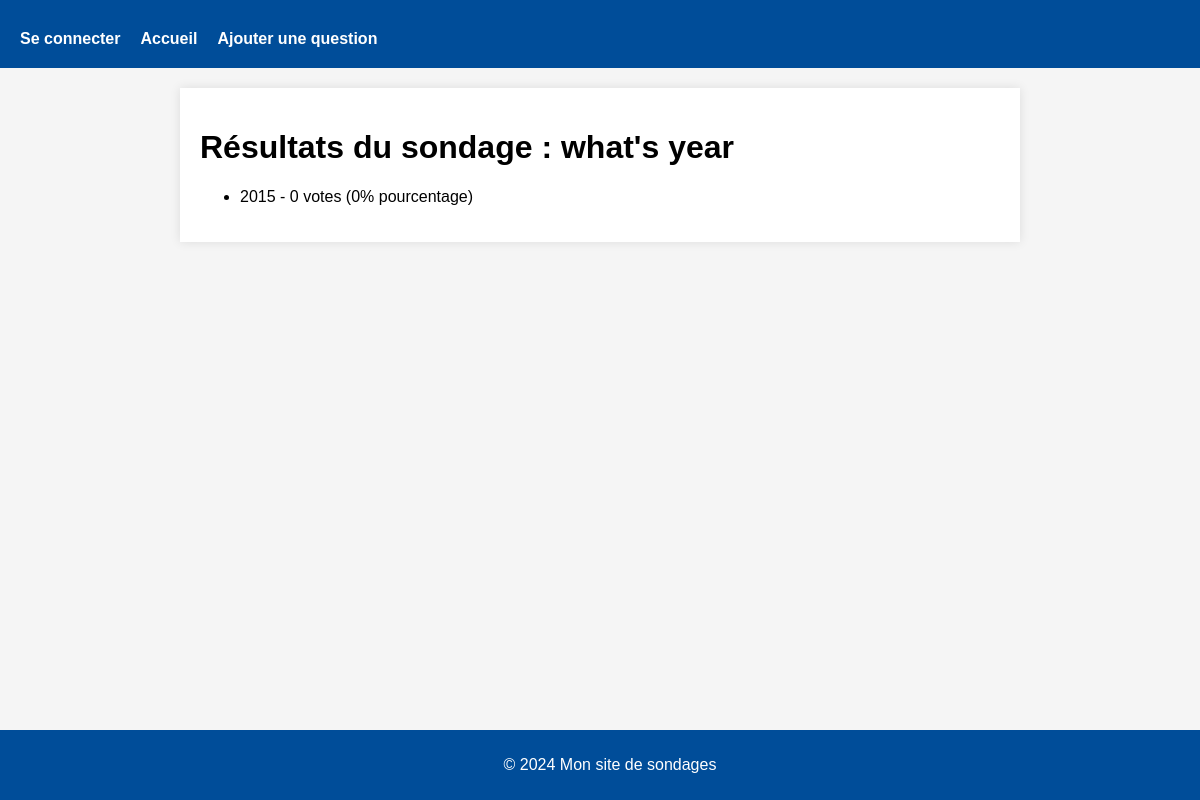
The page /polls/2/frequency/ on the database as committed earlier.
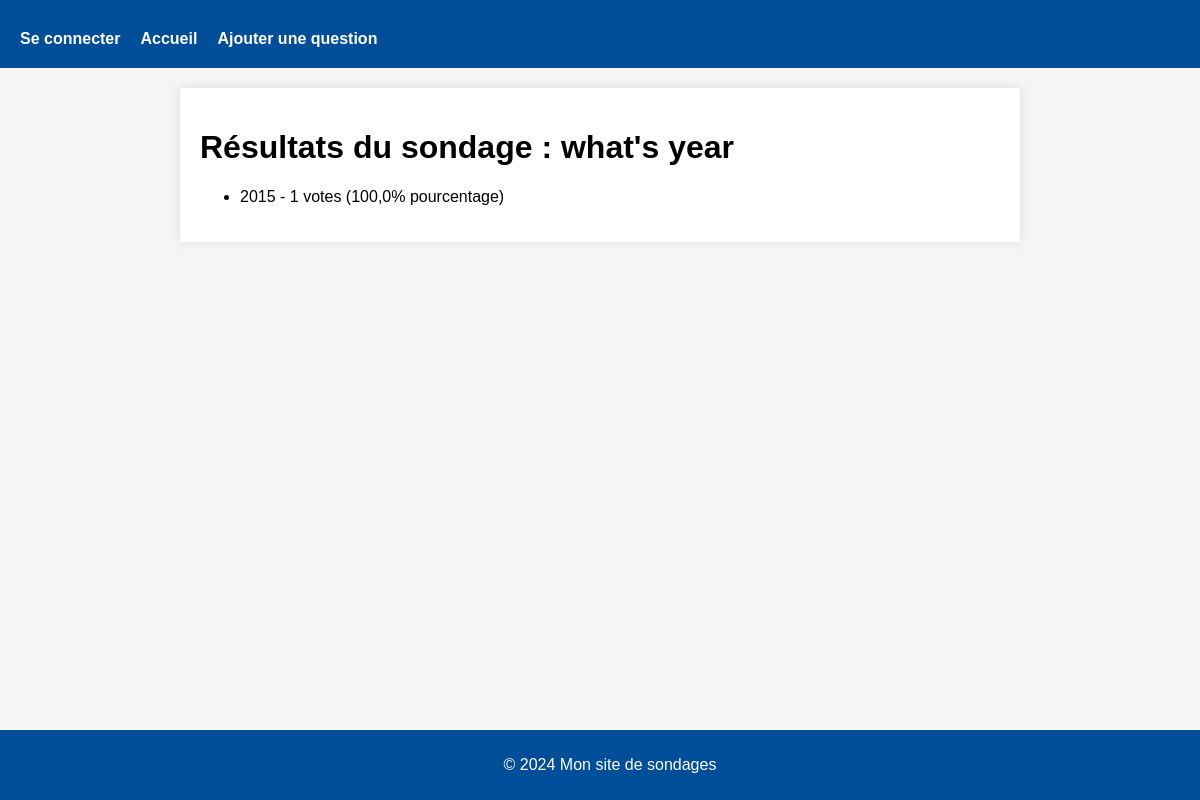
The same page on the database as committed later.
### polls/models.py (models this page shows, shortened)
class Question(models.Model):
    question_text = models.CharField(max_length=200)
    pub_date = models.DateTimeField("date published")
    def get_choices(self):
        choices = self.choice_set.all()
        total_votes = sum(choice.votes for choice in choices)
        results = []
        for choice in choices:
            votes = choice.votes
            percent = (votes / total_votes * 100) if total_votes > 0 else 0
            results.append((choice, votes, percent))
        return results

class Choice(models.Model):
    question = models.ForeignKey(Question, on_delete=models.CASCADE)
    choice_text = models.CharField(max_length=200)
    votes = models.IntegerField(default=0)

### polls/views.py (the view)
# urls.py: path('<int:question_id>/frequency/', views.FrequencyView.as_view(), name='frequency'),
class FrequencyView(generic.DetailView):
    model = Question
    template_name = "polls/frequency.html"
    pk_url_kwarg = 'question_id'
    def get_context_data(self, **kwargs):
        context = super().get_context_data(**kwargs)
        question = self.get_object()
        context['choices'] = question.get_choices()
        return context

### polls/templates/polls/frequency.html (shortened to what this page needs)
{% extends "base.html" %}
{% block main %}
<h1>Résultats du sondage : {{ question.question_text }}</h1>
<ul>
    {% for choice, votes, percent in choices %}
        <li>{{ choice.choice_text }} - {{ votes }} votes ({{ percent }}% pourcentage)</li>
    {% endfor %}
</ul>
{% endblock %}

### polls/templates/base.html (shortened to what this page needs)
<!DOCTYPE html>
<html lang="en">
<head>
    {% load static %}
    <link rel="stylesheet" href="{% static 'polls/style.css' %}">
</head>
<body>
    <header>
        <nav>
            <ul>
                {% if user.is_authenticated %}
                <li> Bienvenu  ({{ user.username }})</li>
                <li><a href="{% url 'polls:logout' %}">Se déconnecter </a></li>
                {% else %}
                <li><a href="{% url 'polls:login' %}">Se connecter </a></li>
                {% endif %}
                <li><a href="{% url 'polls:index' %}">Accueil</a></li>
                <li><a href="{% url 'polls:create_question' %}">Ajouter une question</a></li>
            </ul>
        </nav>
    </header>
    <main>
        {% block main %}{% endblock %}
    </main>
    <footer>
        <p>&copy; 2024 Mon site de sondages</p>
    </footer>
</body>
</html>

### polls/static/polls/style.css (style rules this page uses)
body { font-family: Arial, sans-serif; margin: 0; padding: 0; background-color: #f5f5f5; }
header { background-color: #004d99; padding: 20px; color: white; text-align: center; }
nav ul { list-style-type: none; padding: 0; margin: 10px 0 0 0; display: flex; gap: 20px; }
nav ul li { display: inline; }
nav ul li a { color: white; text-decoration: none; font-weight: bold; }
main { padding: 20px; background-color: white; max-width: 800px; margin: 20px auto; box-shadow: 0 0 10px rgba(0, 0, 0, 0.1); }
footer { text-align: center; padding: 10px; background-color: #004d99; color: white; position: fixed; bottom: 0; width: 100%; }

Rows that differ between the two databases and show on the page:
changed Choice: votes "0" → "1"; votes "0" → "100,0"
